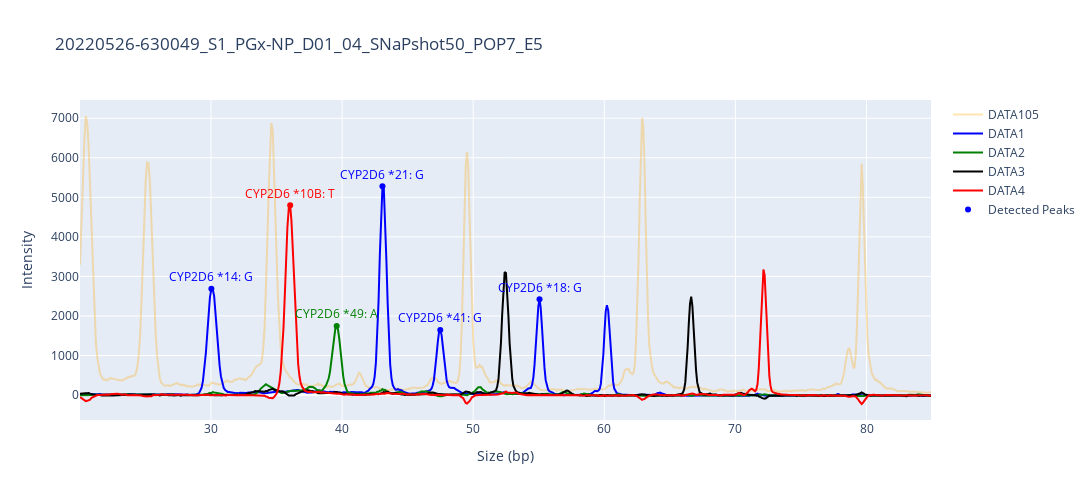
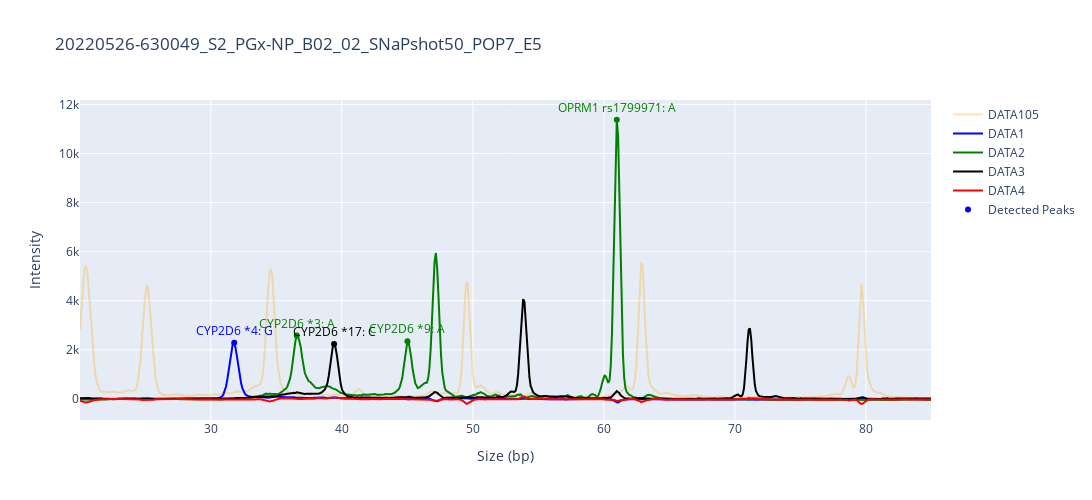
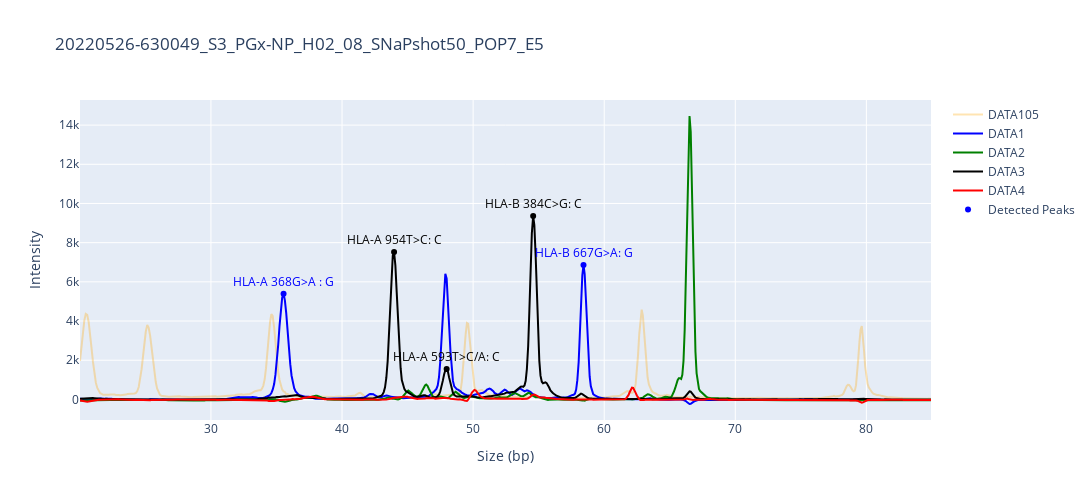
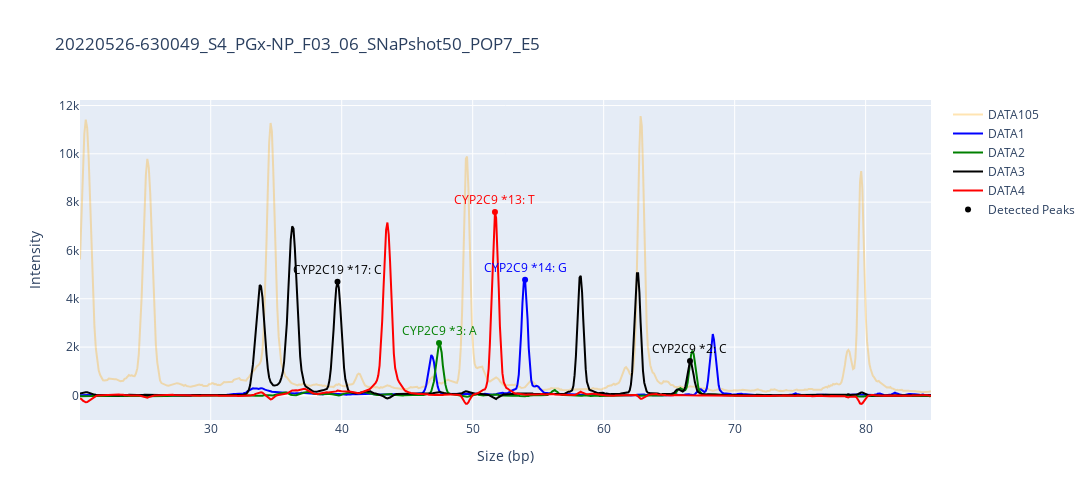

Source (notebook cell) for these figures, in order:
### Code cell
x,y,z = call_by_sample('20220526-630049')

### Figure 1 — Plotly figure (JSON) as saved in the notebook; plotly's stock layout.template omitted (floating-point values rounded to 4 significant figures; data arrays with more than 128 entries replaced by an {"elided": "..."} marker saying what was removed)
{"data": [{"line": {"color": "orange"}, "mode": "lines", "name": "DATA105", "opacity": 0.3, "textfont": {"color": ["blue", "red", "green", "blue", "blue", "blue"]}, "textposition": "top center", "type": "scatter", "x": {"elided": "676 float values"}, "y": {"elided": "676 int values"}}, {"line": {"color": "blue"}, "mode": "lines", "name": "DATA1", "opacity": 1, "textfont": {"color": ["blue", "red", "green", "blue", "blue", "blue"]}, "textposition": "top center", "type": "scatter", "x": {"elided": "676 float values"}, "y": {"elided": "676 int values"}}, {"line": {"color": "green"}, "mode": "lines", "name": "DATA2", "opacity": 1, "textfont": {"color": ["blue", "red", "green", "blue", "blue", "blue"]}, "textposition": "top center", "type": "scatter", "x": {"elided": "676 float values"}, "y": {"elided": "676 int values"}}, {"line": {"color": "black"}, "mode": "lines", "name": "DATA3", "opacity": 1, "textfont": {"color": ["blue", "red", "green", "blue", "blue", "blue"]}, "textposition": "top center", "type": "scatter", "x": {"elided": "676 float values"}, "y": {"elided": "676 int values"}}, {"line": {"color": "red"}, "mode": "lines", "name": "DATA4", "opacity": 1, "textfont": {"color": ["blue", "red", "green", "blue", "blue", "blue"]}, "textposition": "top center", "type": "scatter", "x": {"elided": "676 float values"}, "y": {"elided": "676 int values"}}, {"marker": {"color": ["blue", "red", "green", "blue", "blue", "blue"]}, "mode": "markers+text", "name": "Detected Peaks", "text": ["CYP2D6 *14: G", "CYP2D6 *10B: T", "CYP2D6 *49: A", "CYP2D6 *21: G", "CYP2D6 *41: G", "CYP2D6 *18: G"], "textfont": {"color": ["blue", "red", "green", "blue", "blue", "blue"]}, "textposition": "top center", "type": "scatter", "x": [30.03, 36.04, 39.59, 43.08, 47.49, 55.06], "y": [2690, 4797, 1746, 5277, 1647, 2420]}], "layout": {"autosize": false, "height": 500, "title": {"text": "20220526-630049_S1_PGx-NP_D01_04_SNaPshot50_POP7_E5"}, "width": 1500, "xaxis": {"title": {"text": "Size (bp)"}}, "yaxis": {"title": {"text": "Intensity"}}}}

### Figure 2 — Plotly figure (JSON) as saved in the notebook; plotly's stock layout.template omitted (floating-point values rounded to 4 significant figures; data arrays with more than 128 entries replaced by an {"elided": "..."} marker saying what was removed)
{"data": [{"line": {"color": "orange"}, "mode": "lines", "name": "DATA105", "opacity": 0.3, "textfont": {"color": ["blue", "green", "black", "green", "green"]}, "textposition": "top center", "type": "scatter", "x": {"elided": "673 float values"}, "y": {"elided": "673 int values"}}, {"line": {"color": "blue"}, "mode": "lines", "name": "DATA1", "opacity": 1, "textfont": {"color": ["blue", "green", "black", "green", "green"]}, "textposition": "top center", "type": "scatter", "x": {"elided": "673 float values"}, "y": {"elided": "673 int values"}}, {"line": {"color": "green"}, "mode": "lines", "name": "DATA2", "opacity": 1, "textfont": {"color": ["blue", "green", "black", "green", "green"]}, "textposition": "top center", "type": "scatter", "x": {"elided": "673 float values"}, "y": {"elided": "673 int values"}}, {"line": {"color": "black"}, "mode": "lines", "name": "DATA3", "opacity": 1, "textfont": {"color": ["blue", "green", "black", "green", "green"]}, "textposition": "top center", "type": "scatter", "x": {"elided": "673 float values"}, "y": {"elided": "673 int values"}}, {"line": {"color": "red"}, "mode": "lines", "name": "DATA4", "opacity": 1, "textfont": {"color": ["blue", "green", "black", "green", "green"]}, "textposition": "top center", "type": "scatter", "x": {"elided": "673 float values"}, "y": {"elided": "673 int values"}}, {"marker": {"color": ["blue", "green", "black", "green", "green"]}, "mode": "markers+text", "name": "Detected Peaks", "text": ["CYP2D6 *4: G", "CYP2D6 *3: A", "CYP2D6 *17: C", "CYP2D6 *9: A", "OPRM1 rs1799971: A"], "textfont": {"color": ["blue", "green", "black", "green", "green"]}, "textposition": "top center", "type": "scatter", "x": [31.79, 36.56, 39.41, 45.01, 60.99], "y": [2285, 2582, 2240, 2355, 11375]}], "layout": {"autosize": false, "height": 500, "title": {"text": "20220526-630049_S2_PGx-NP_B02_02_SNaPshot50_POP7_E5"}, "width": 1500, "xaxis": {"title": {"text": "Size (bp)"}}, "yaxis": {"title": {"text": "Intensity"}}}}

### Figure 3 — Plotly figure (JSON) as saved in the notebook; plotly's stock layout.template omitted (floating-point values rounded to 4 significant figures; data arrays with more than 128 entries replaced by an {"elided": "..."} marker saying what was removed)
{"data": [{"line": {"color": "orange"}, "mode": "lines", "name": "DATA105", "opacity": 0.3, "textfont": {"color": ["blue", "black", "black", "black", "blue"]}, "textposition": "top center", "type": "scatter", "x": {"elided": "677 float values"}, "y": {"elided": "677 int values"}}, {"line": {"color": "blue"}, "mode": "lines", "name": "DATA1", "opacity": 1, "textfont": {"color": ["blue", "black", "black", "black", "blue"]}, "textposition": "top center", "type": "scatter", "x": {"elided": "677 float values"}, "y": {"elided": "677 int values"}}, {"line": {"color": "green"}, "mode": "lines", "name": "DATA2", "opacity": 1, "textfont": {"color": ["blue", "black", "black", "black", "blue"]}, "textposition": "top center", "type": "scatter", "x": {"elided": "677 float values"}, "y": {"elided": "677 int values"}}, {"line": {"color": "black"}, "mode": "lines", "name": "DATA3", "opacity": 1, "textfont": {"color": ["blue", "black", "black", "black", "blue"]}, "textposition": "top center", "type": "scatter", "x": {"elided": "677 float values"}, "y": {"elided": "677 int values"}}, {"line": {"color": "red"}, "mode": "lines", "name": "DATA4", "opacity": 1, "textfont": {"color": ["blue", "black", "black", "black", "blue"]}, "textposition": "top center", "type": "scatter", "x": {"elided": "677 float values"}, "y": {"elided": "677 int values"}}, {"marker": {"color": ["blue", "black", "black", "black", "blue"]}, "mode": "markers+text", "name": "Detected Peaks", "text": ["HLA-A 368G>A : G", "HLA-A 954T>C: C", "HLA-A 593T>C/A: C", "HLA-B 384C>G: C", "HLA-B 667G>A: G"], "textfont": {"color": ["blue", "black", "black", "black", "blue"]}, "textposition": "top center", "type": "scatter", "x": [35.54, 43.97, 47.98, 54.58, 58.42], "y": [5398, 7519, 1557, 9358, 6864]}], "layout": {"autosize": false, "height": 500, "title": {"text": "20220526-630049_S3_PGx-NP_H02_08_SNaPshot50_POP7_E5"}, "width": 1500, "xaxis": {"title": {"text": "Size (bp)"}}, "yaxis": {"title": {"text": "Intensity"}}}}

### Figure 4 — Plotly figure (JSON) as saved in the notebook; plotly's stock layout.template omitted (floating-point values rounded to 4 significant figures; data arrays with more than 128 entries replaced by an {"elided": "..."} marker saying what was removed)
{"data": [{"line": {"color": "orange"}, "mode": "lines", "name": "DATA105", "opacity": 0.3, "textfont": {"color": ["black", "green", "red", "blue", "black"]}, "textposition": "top center", "type": "scatter", "x": {"elided": "673 float values"}, "y": {"elided": "673 int values"}}, {"line": {"color": "blue"}, "mode": "lines", "name": "DATA1", "opacity": 1, "textfont": {"color": ["black", "green", "red", "blue", "black"]}, "textposition": "top center", "type": "scatter", "x": {"elided": "673 float values"}, "y": {"elided": "673 int values"}}, {"line": {"color": "green"}, "mode": "lines", "name": "DATA2", "opacity": 1, "textfont": {"color": ["black", "green", "red", "blue", "black"]}, "textposition": "top center", "type": "scatter", "x": {"elided": "673 float values"}, "y": {"elided": "673 int values"}}, {"line": {"color": "black"}, "mode": "lines", "name": "DATA3", "opacity": 1, "textfont": {"color": ["black", "green", "red", "blue", "black"]}, "textposition": "top center", "type": "scatter", "x": {"elided": "673 float values"}, "y": {"elided": "673 int values"}}, {"line": {"color": "red"}, "mode": "lines", "name": "DATA4", "opacity": 1, "textfont": {"color": ["black", "green", "red", "blue", "black"]}, "textposition": "top center", "type": "scatter", "x": {"elided": "673 float values"}, "y": {"elided": "673 int values"}}, {"marker": {"color": ["black", "green", "red", "blue", "black"]}, "mode": "markers+text", "name": "Detected Peaks", "text": ["CYP2C19 *17: C", "CYP2C9 *3: A", "CYP2C9 *13: T", "CYP2C9 *14: G", "CYP2C9 *2: C"], "textfont": {"color": ["black", "green", "red", "blue", "black"]}, "textposition": "top center", "type": "scatter", "x": [39.68, 47.43, 51.7, 54, 66.59], "y": [4704, 2168, 7587, 4790, 1426]}], "layout": {"autosize": false, "height": 500, "title": {"text": "20220526-630049_S4_PGx-NP_F03_06_SNaPshot50_POP7_E5"}, "width": 1500, "xaxis": {"title": {"text": "Size (bp)"}}, "yaxis": {"title": {"text": "Intensity"}}}}
